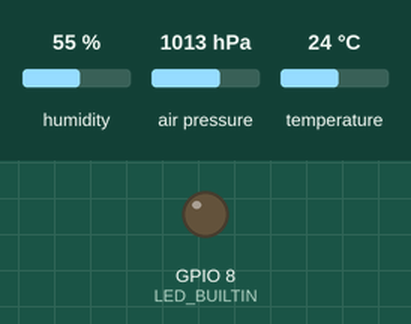
A sketch run on a simulated ESP32-C6. On the bench: output pins drawn as LEDs (lit = HIGH). The test bench sets the inputs (shaded band); at power-on: humidity 55 %, air pressure 1013 hPa, temperature 24 °C. The local clock reads 2024-03-15 10:24:30 at power-on unless the sketch sets it; storage starts empty; what the sketch prints to the serial monitor is not drawn. At 1.6 s the program puts the board to deep sleep or switches it off; the recording ends there.

Above: at 0.17 s.
Timing chart, 0 to 1.6 s (numbered marks = the images above):
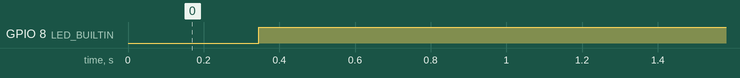

Measured:
- by itself, GPIO 8 (LED_BUILTIN): LOW → HIGH at 0.35 s

The sketch:

CAVEduino_esp32c6_v8.0.ino
```cpp
// (licence header left out)
#include "FS.h"
#include "SD.h"
#include <SPI.h>
#include <Wire.h>
#include <Adafruit_BME280.h>
#include "RTClib.h"
#include "esp32-hal-cpu.h"
#include "driver/periph_ctrl.h"
#include "driver/rtc_io.h"

RTC_DS3231 rtc;

// the pin that is connected to SQW of the RTC
#define USE_EXT0_WAKEUP 1
#define WAKEUP_GPIO GPIO_NUM_0
#define NUOVO_INTERRUPT 0
#define BUTTON_PIN_BITMASK (1ULL << GPIO_NUM_0) // GPIO 0 bitmask for ext1

// Define SD card connection on SDI pins
#define SD_MOSI     18
#define SD_MISO     20
#define SD_SCLK     19
#define SD_CS       2

//CHANGE HERE THE NAME OF THE FILE FOR EACH DATALOGGER
#define nomefile "/Logger01.csv"
File myFile;

//BME280 SETTING VARIABLES
Adafruit_BME280 bme; // use I2C interface
Adafruit_Sensor *bme_temp = bme.getTemperatureSensor();
Adafruit_Sensor *bme_pressure = bme.getPressureSensor();
Adafruit_Sensor *bme_humidity = bme.getHumiditySensor();

//THIS DEFINES HOW LONG THE LED BLINK IS
static const uint16_t BLINK_PERIOD = 100;

void setup()
{

  Serial.begin(115200);
  delay(10);


  //LOWERING CPU FREQUENCY TO SAVE POWER - 10 IS THE MINIMUM
  //setCpuFrequencyMhz(10);

  //ACTIVATE THE FUNCTION OF THE BUILT-IN YELLOW LED
  pinMode(LED_BUILTIN, OUTPUT);

  Serial.println("Setup start");
  Serial.flush();

  //INIZIALIZING RTC
  if (! rtc.begin())
  {
    Serial.println("Couldn't find RTC !");
    Serial.flush();
    for (int i = 0; i < 3; i++) {
      blink_pattern("010101");
      delay(3000);
    }
    while (1) delay(10);
  }

  //DISABLE THE 32K OSCILLATOR
  rtc.disable32K();

  //SETTING UP PINS FOR THE WAKEUP FUNCTION
  pinMode(WAKEUP_GPIO, INPUT_PULLUP);
  attachInterrupt(digitalPinToInterrupt(WAKEUP_GPIO), onAlarm, FALLING);
  Wire.begin();

  //SHOW INFO REGARDING THE PREVIOUS ALARM
  DateTime alarm1 = rtc.getAlarm1();
  Serial.print("Previous alarm minutes: ");
  Serial.println(alarm1.minute());
  Serial.flush();

  //#####################################ALARM EVERY 1 MINUTES, FOR TESTING ONLY - COMMENT THIS SECTION FOR OPERATIONS
  //DateTime currenttime = rtc.now();
  //int nuovotempo = (currenttime.minute());//, DEC);
  //nuovotempo +=1;
  //if (nuovotempo > 59) {nuovotempo -= 60;}

  /////##################################ALARM EVERY 30 MINUTES - UNCOMMENT THIS ONE FOR OPERATIONS
  int nuovotempo = alarm1.minute();
  if (nuovotempo == 29) { nuovotempo = 59; }
  else{ nuovotempo = 29; }

  Serial.print("Nuovo allarme:");
  Serial.println(nuovotempo);
  Serial.flush();

  rtc.clearAlarm(1);
  rtc.clearAlarm(2);

  // stop oscillating signals at SQW Pin
  // otherwise setAlarm1 will fail
  rtc.writeSqwPinMode(DS3231_OFF);


  //#########################################################################################
  //UNCOMMENT THE FOLLOWING LINE FOR RTC SET DATE AND TIME. TO BE DONE ONLY ONCE.
  //rtc.adjust(DateTime(F(__DATE__),F(__TIME__))); //#######################################################
  // ###########################################################################################3

  //REMOVE PREVIOUS ALARMS
  rtc.disableAlarm(1);
  rtc.disableAlarm(2);

  // SCHEDULE THE NEW ALARM
  if (!rtc.setAlarm1(DateTime(0,0,0,0,nuovotempo,0),DS3231_A1_Minute)) {  // this mode triggers the alarm when the minutes match
    Serial.println("Error, alarm wasn't set!");
    Serial.flush();
  } else {
    Serial.println("Alarm will happen at specified time");
    Serial.flush();
  }

  //BME280 SENSOR INITIALIZING
  if (!bme.begin(0x77, &Wire))
  {
    Serial.println(F("Could not find a valid BME280 sensor, check wiring!"));
    for (int i = 0; i < 3; i++) {
      blink_pattern("01010101010101010101");
      delay(3000);
    }
    Serial.flush();
    while (1) delay(10);
  }
  else
  {
    Serial.println("BME280 sensors seem to be working!");
    Serial.println("");
    Serial.flush();
  }


  ///#### SETTINGS SUGGESTED FOR WEATHER MONITORING BY BOSH BME280 OFFICIAL MANUAL - COMMENT THIS SECTION FOR SMOOTHER DATA
  Serial.println("-- Weather Station Scenario --");
  Serial.println("forced mode, 1x temperature / 1x humidity / 1x pressure oversampling,");
  Serial.println("filter off");
  Serial.flush();
  bme.setSampling(Adafruit_BME280::MODE_FORCED,
                  Adafruit_BME280::SAMPLING_X1, // temperature
                  Adafruit_BME280::SAMPLING_X1, // pressure
                  Adafruit_BME280::SAMPLING_X1, // humidity
                  Adafruit_BME280::FILTER_OFF );


  delay(100);


  //INITIALIZE SDI DEVICE
  SPI.begin(SD_SCLK, SD_MISO, SD_MOSI, SD_CS);


  delay(100);

  //INITIALIZE AND MOUNT SD CARD
  if (!SD.begin(SD_CS, SPI))
  {
    Serial.println("SD Card MOUNT FAIL veloce");
    for (int i = 0; i < 3; i++)
    {
      blink_pattern("010101010101");
      delay(3000);
    }

    Serial.flush();
    Serial.println(F("Trying to Restart"));

    ESP.restart();
    //while (1) delay(10);
  }
  else
  {
    Serial.println("SD Card MOUNT SUCCESS");
    Serial.println("");
    Serial.flush();
  }

  //BLINK ONE THE YELLOW LED TO SAY ALL IS GOOD!
  blink_pattern("01");

  //WRITE THE LOGGING FILE HEADER IF FILE DOES NOT EXISTS
  if (SD.exists(nomefile))
    {
      Serial.println("....data file already exists logging resumed...");
      Serial.println("");
      Serial.flush();
    }
    else
    {
      myFile = SD.open(nomefile, FILE_APPEND); //FILE_WRITE overwrites, FILE_APPEND works with ESP32
      myFile.println("Timestamp, temp(*C),humidity(%),pressure(hPa)");
      myFile.close();
      Serial.println("New logging file created");
      Serial.println("File Header Complete");
      Serial.println("");
      Serial.flush();
    }

  //INFO THAT THE SETUP IS COMPLETE
  Serial.println("INFO: Setup complete. Everything seems to work !!!");
  Serial.println("");
  Serial.flush();

  delay(1000); //DELAY ADDED TO WARM UP BME280 SENSOR

  //SETUP BME280 SENSOR VARIABLES
  sensors_event_t temp_event, pressure_event, humidity_event;
  bme_temp->getEvent(&temp_event);
  bme_pressure->getEvent(&pressure_event);
  bme_humidity->getEvent(&humidity_event);


  //WRITING ALL THE DATA IN THE LOGGING FILE
  myFile = SD.open(nomefile, FILE_APPEND); //FILE_WRITE overwrites, FILE_APPEND works with ESP32
  if (myFile)
  {
    Serial.print("Writing data to SD card...");

    // Pre-allocate buffer for efficiency
    char buffer[150];

    DateTime now = rtc.now();

    // Format entire line at once
    int len = snprintf(buffer, sizeof(buffer),
        "%d/%d/%d %d:%d:%d,%.2f,%.2f,%.2f",
        now.year(), now.month(), now.day(),
        now.hour(), now.minute(), now.second(),
        temp_event.temperature,
        humidity_event.relative_humidity,
        pressure_event.pressure);

    if (len > 0) {
        myFile.println(buffer);
    }


    delay(100);
    myFile.flush();

  // close the file:
    myFile.close();

  }
  else
  {
    // if the file didn't open, print an error.
    Serial.println("error opening data.csv");
    Serial.flush();
  }

  Serial.println("Going to sleep now");
  Serial.flush();


  // CLOSING SERVICES TO SAVE POWER DURING SLEEP
  btStop();
  SD.end();
  SPI.end();
  //periph_module_disable(PERIPH_SPI_MODULE);
  //periph_module_disable(PERIPH_SPI2_MODULE);
  Wire.end();

  //SLEEP MODE SETUP SPECIFIC FOR ESP32C6 - CHAGE THIS WITH OTHER ESP32 BOARDS
  esp_sleep_enable_ext1_wakeup(BUTTON_PIN_BITMASK, ESP_EXT1_WAKEUP_ANY_LOW);
  esp_sleep_pd_config(ESP_PD_DOMAIN_RTC_PERIPH, ESP_PD_OPTION_OFF);
  Serial.println("Configured all RTC Peripherals to be powered down in sleep");

  Serial.flush();
  Serial.end();

  //ENTER IN DEEP SLEEP MODE
  esp_deep_sleep_start();

}

void loop() {
  // NOT NEED TO USE THIS LOOP BECAUSE OF THE SLEEP MODE
}

void onAlarm() {} //FAKE FUNTION FOR THE INTERRUPT PIN SETUP

//YELLOW LED BLINKING FUNCTION
void blink_pattern(char pattern[])
{
  for (size_t index = 0; index < strlen(pattern); index ++)
  {
    switch (pattern[index]) {
      case '0':
        digitalWrite(LED_BUILTIN, LOW);
        delay(BLINK_PERIOD);
        break;

      case '1':
        digitalWrite(LED_BUILTIN, HIGH);
        delay(BLINK_PERIOD);
        break;
    }
  }
}
```
